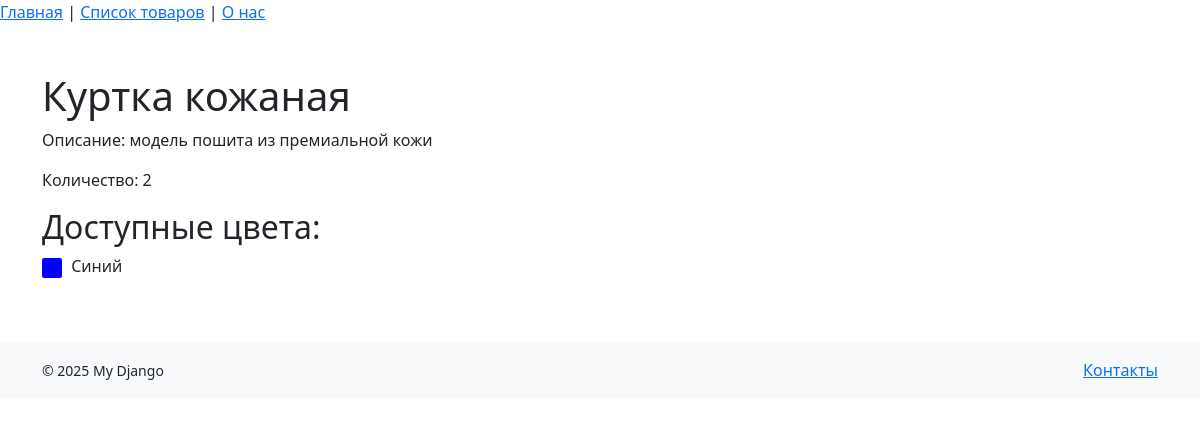
Screenshot of /item/4/ with the database file from the repository.
### MyApp/models.py (models this page shows, shortened)
class Item(models.Model):
   name  = models.CharField(max_length=100)
   brand = models.CharField(max_length=100)
   description = models.TextField(blank=True, null=True)
   count = models.PositiveIntegerField()
   colors = models.ManyToManyField(Color, related_name='items', blank=True)

class Color(models.Model):
    name = models.CharField(max_length=50)
    hex_code = models.CharField(max_length=7, default="#FFFFFF")

### MyApp/views.py (the view)
# urls.py: path('item/<int:item_id>/', views.show_item, name='show_item'),
def show_item(request, item_id):
    try:
        item = Item.objects.prefetch_related('colors').get(id=item_id)
        return render(request, 'item.html', {'item': item})
    except Item.DoesNotExist:
        return HttpResponse("Товар не найден.", status=404)

### templates/item.html (shortened to what this page needs)
<!DOCTYPE html>
<html lang="ru">
<head>
</head>
<body>
    {% extends 'base.html' %}
    {% load static %}
    {% block content %}
    <div class="container mt-5">
    <h1>{{ item.name }}</h1>
    <p>Описание: {{ item.description|default:"Описание товара отсутствует." }}</p>
    <p>Количество:
        {% if item.count > 0 %}
            {{ item.count }}
        {% else %}
            Товар отсутствует
        {% endif %}
    </p>
    <h2>Доступные цвета:</h2>
    <ul style="padding-left: 0; list-style-type: none;">
        {% for color in item.colors.all %}
            <li style="margin-bottom: 5px;">
                <span class="color-box" style="background-color:{{ color.hex_code }};"></span>
                {{ color.name }}
            </li>
        {% endfor %}
</div>
{% endblock %}

### MyApp/static/css/styles.css (style rules this page uses)
.color-box { background-color: inherit; width: 20px; height: 20px; display: inline-block; vertical-align: middle; border-radius: 2px; margin-right: 5px; }

### rows the page displays
Item: name "Куртка кожаная", description "модель пошита из премиальной кожи", count "2"
Color: name "Синий"
